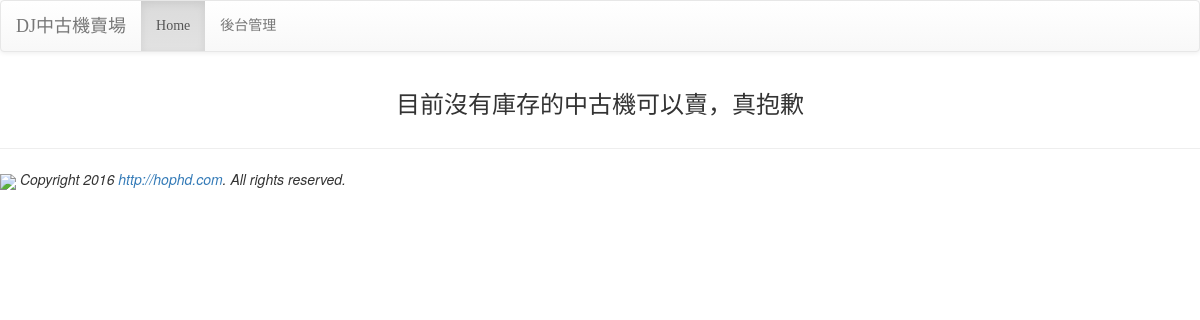
Before: / with the older database file.
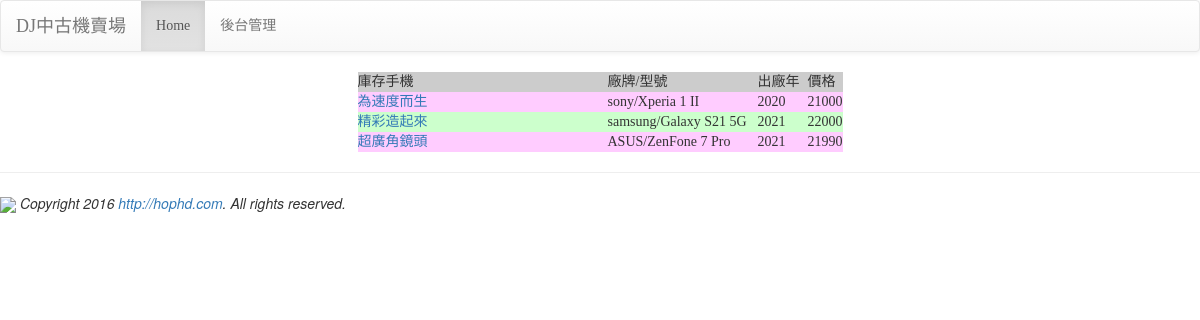
After: the same page with the newer database file.
### mysite/models.py (models this page shows, shortened)
class Product(models.Model):
    pmodel = models.ForeignKey(PModel, on_delete=models.CASCADE)
    nickname = models.CharField(max_length=15, default='超值二手機')
    description = models.TextField(default='暫無說明')
    year = models.PositiveIntegerField(default=2016)
    price = models.PositiveIntegerField(default=0)

class PModel(models.Model):
    maker = models.ForeignKey(Maker, on_delete=models.CASCADE)
    name = models.CharField(max_length=20)
    url = models.URLField(default='http://i.imgur.com/Ous4iGB.png')
    def __str__(self):
        return self.name

class Maker(models.Model):
    name = models.CharField(max_length=10)
    country = models.CharField(max_length=10)

### mysite/views.py (the view)
# urls.py: path('', views.index),
def index(request):
    products = models.Product.objects.all()
    return render(request, 'index.html', locals())

### mysite/templates/index.html (shortened to what this page needs)
{% extends "base.html" %}
{% block content %}
<div class='container' align=center>
	{% for p in products %}
	{% if forloop.first %}
	<table>
	    <tr bgcolor='#cccccc'>
	        <td width=250>庫存手機</td>
	        <td width=150>廠牌/型號</td>
	        <td width=50>出廠年</td>
	        <td>價格</td></tr>
	{% endif %}
	    <tr bgcolor='{% cycle "#ffccff" "ccffcc" %}'>
	        <td><a href='{% url "detail-url" p.id %}'>{{ p.nickname }}</a></td>
	        <td>{{ p.pmodel.maker.name }}/{{ p.pmodel }}</td>
	        <td>{{ p.year  }}</td>
	        <td align=right>{{ p.price }}</td>
	    </tr>
	{% if forloop.last %}
	</table>
	{% endif %}
	{% empty %}
	<h3>目前沒有庫存的中古機可以賣，真抱歉</h3>
	{% endfor %}
</div>
{% endblock %}

### mysite/templates/base.html (shortened to what this page needs)
<!DOCTYPE html>
<html>
<head>
<link rel="stylesheet" href="https://maxcdn.bootstrapcdn.com/bootstrap/3.3.6/css/bootstrap.min.css">
<link rel="stylesheet" href="https://maxcdn.bootstrapcdn.com/bootstrap/3.3.6/css/bootstrap-theme.min.css">
</head>
<body>
{% include "header.html" %}
{% block content %}{% endblock %}
{% include "footer.html" %}
</body>
</html>

### mysite/templates/header.html
    <nav class='navbar navbar-default'>
        <div class='container-fluid'>
            <div class='navbar-header'>
                <div class='navbar-brand' align=center>
                    DJ中古機賣場
                </div>
            </div>
            <ul class='nav navbar-nav'>
                <li class='active'><a href='/'>Home</a></li>
                <li><a href='/admin'>後台管理</a></li>
            </ul>
        </div>
    </nav>

### mysite/templates/footer.html
<hr>
{% load static %}
<img src="{% static "images/logo.png" %}" width=100>
<em>Copyright 2016 <a href='http://hophd.com'>http://hophd.com</a>. All rights reserved.</em>

### mysite/templates/base.html (style rules this page uses)
h1, h2, h3, h4, h5, p, div { font-family: 微軟正黑體; }

Changed rows visible on the page:
added Product: shows "庫存手機", nickname "為速度而生", pmodel.maker.name "sony", pmodel "Xperia 1 II", year "2020", price "21000"
added Product: nickname "精彩造起來", pmodel.maker.name "samsung", pmodel "Galaxy S21 5G", year "2021", price "22000"
added Product: nickname "超廣角鏡頭", pmodel.maker.name "ASUS", pmodel "ZenFone 7 Pro", year "2021", price "21990"
Other visible differences:
text no longer shown: "目前沒有庫存的中古機可以賣，真抱歉"
